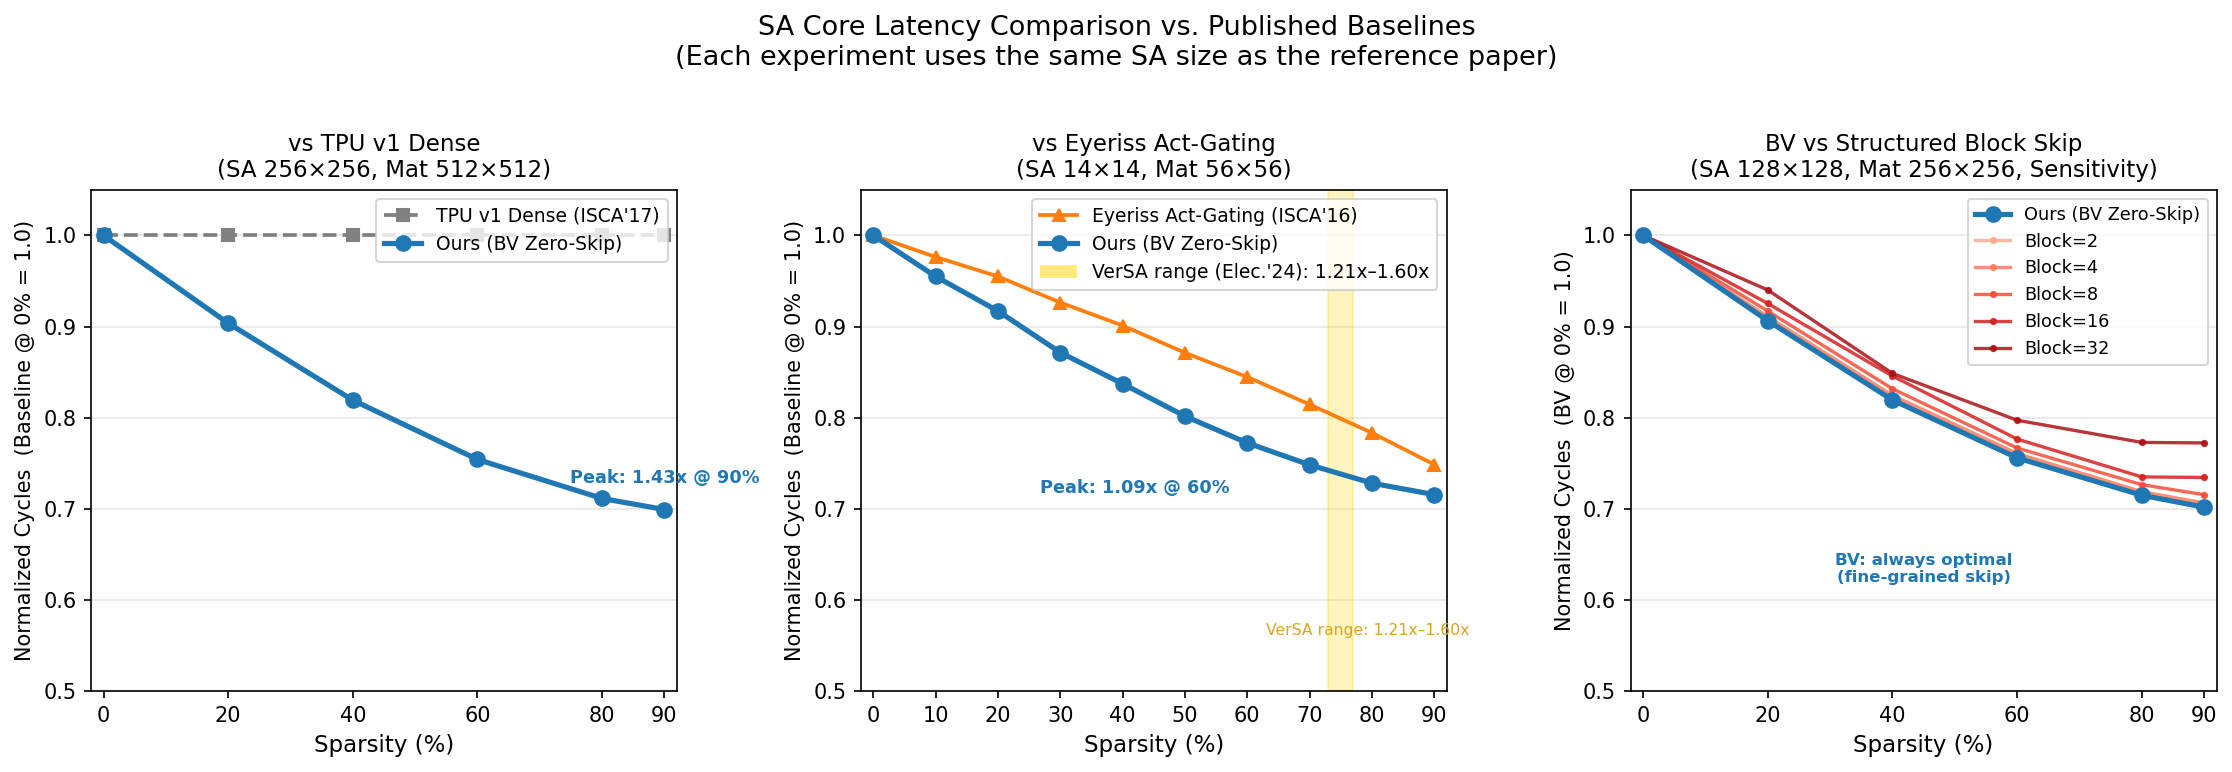

Source code (Python):
"""
Paper Baseline Comparison — Per-Paper SA Core Latency
======================================================
Three independent experiments, each using the SA size of the reference paper.
Our design is parametric and runs at any SA size.

  Exp 1: vs TPU v1 Dense       (ISCA 2017) — SA 256×256, Mat 512×512
  Exp 2: vs Eyeriss Act-Gating (ISCA 2016) — SA 14×14,  Mat 56×56
  Exp 3: BV vs Structured Block Skip — Sensitivity Analysis
         SA 128×128, Mat 256×256, block_size ∈ [1,2,4,8,16,32]

SCOPE: SA compute cycles only. FSM/BRAM overhead identical across baselines.
Full-chip memory hierarchy, DRAM, and control overhead are NOT modelled.

Eyeriss note: Original PE array is 14×12 (non-square). Modelled as 14×14
(conservative — slightly disadvantages our design, making the speedup claim stronger).

Exp 3 note: BV AND is fine-grained (bit-level) skip; structured block skip rounds
k up to the nearest block_size multiple. block_size=1 is equivalent to BV (validation).
block_size sweep shows increasing overhead as granularity coarsens.

Usage:
    python analysis/paper_baseline_comparison.py
"""

import math
import os
import sys

import numpy as np
import matplotlib
matplotlib.use('Agg')
import matplotlib.pyplot as plt
import matplotlib.cm as cm
from matplotlib.patches import Patch

_FILE_DIR = os.path.dirname(os.path.abspath(__file__))
_ROOT = os.path.dirname(_FILE_DIR)
sys.path.insert(0, _ROOT)

from core import sparse_RTL_simulator as sim

_AMAX      = (1 << 32) - 1  # matches ACC_WIDTH=32 in the simulator
BLOCK_SIZES = [1, 2, 4, 8, 16, 32]

# VerSA reference constants (Electronics 2024)
VERSA_SPARSITY  = 75
VERSA_NORM_LOW  = 1.0 / 1.60   # ≈ 0.625  (best-case, highest speedup)
VERSA_NORM_HIGH = 1.0 / 1.21   # ≈ 0.826  (worst-case, lowest speedup)


# ═══════════════════════════════════════════════════════════════
# Baseline SA compute functions  (used for monkey-patching)
# ═══════════════════════════════════════════════════════════════

def _sa_compute_eyeriss(tile_a, tile_b, bv_a, bv_b, sa_size, dense_mode=False):
    """
    Eyeriss row-stationary dataflow: activation (A) sparsity only.
    k = popcount(bv_a[i]) for every column j — bv_b is ignored.
    Weight (B) is treated as always non-zero (pre-loaded, no column gating).
    Guaranteed: eyeriss_cycles >= our_bv_cycles, since popcount(bv_a[i])
    >= popcount(bv_a[i] & bv_b_col[j]) for any j.
    """
    result = (tile_a.astype(np.int64) @ tile_b.astype(np.int64)) & _AMAX
    worst = 0
    effective_macs = 0
    for i in range(sa_size):
        k = bin(bv_a[i]).count("1")
        for j in range(sa_size):
            effective_macs += k
            finish = i + j + k
            if finish > worst:
                worst = finish
    return result.astype(np.int32), worst + 4, effective_macs


def _make_sa_compute_sparse_tpu(block_size):
    """Return a Sparse-TPU sa_compute closure for the given block_size."""
    def _fn(tile_a, tile_b, bv_a, bv_b, sa_size, dense_mode=False):
        """
        Structured block skip: k = ceil(popcount(AND) / block_size) * block_size.
        Minimum k = block_size (always execute at least one block).
        Guaranteed: sparse_tpu_cycles >= our_bv_cycles since block rounding
        never reduces k below the raw popcount.
        """
        result = (tile_a.astype(np.int64) @ tile_b.astype(np.int64)) & _AMAX
        bv_b_col = [0] * sa_size
        for r in range(sa_size):
            for c in range(sa_size):
                if bv_b[r] & (1 << c):
                    bv_b_col[c] |= (1 << r)
        worst = 0
        effective_macs = 0
        for i in range(sa_size):
            for j in range(sa_size):
                k_raw = bin(bv_a[i] & bv_b_col[j]).count("1")
                if k_raw == 0:
                    k = 0  # both vectors have no common non-zeros → skip
                else:
                    k = math.ceil(k_raw / block_size) * block_size
                effective_macs += k
                finish = i + j + k
                if finish > worst:
                    worst = finish
        return result.astype(np.int32), worst + 4, effective_macs
    return _fn


# ═══════════════════════════════════════════════════════════════
# Per-seed cycle runners  (monkey-patch with guaranteed restore)
# ═══════════════════════════════════════════════════════════════

def _run_tpu_v1(mat_a, mat_b, sa_size):
    """TPU v1 Dense: dense_mode=True disables all BV zero-skip."""
    m, k = mat_a.shape
    n = mat_b.shape[1]
    r = sim.run_simulation(
        m_size=m, k_size=k, n_size=n, sa_size=sa_size,
        dense_mode=True, verbose=False, val_a=mat_a, val_b=mat_b,
    )
    return r['total_cycles']


def _run_eyeriss(mat_a, mat_b, sa_size):
    """Eyeriss: patch sa_compute for activation-only gating."""
    m, k = mat_a.shape
    n = mat_b.shape[1]
    orig_sa = sim.sa_compute
    sim.sa_compute = _sa_compute_eyeriss
    try:
        r = sim.run_simulation(
            m_size=m, k_size=k, n_size=n, sa_size=sa_size,
            verbose=False, val_a=mat_a, val_b=mat_b,
        )
    finally:
        sim.sa_compute = orig_sa
    return r['total_cycles']


def _run_sparse_tpu(mat_a, mat_b, sa_size, sa_compute_fn):
    """Sparse-TPU: patch sa_compute for block-rounded skip."""
    m, k = mat_a.shape
    n = mat_b.shape[1]
    orig_sa = sim.sa_compute
    sim.sa_compute = sa_compute_fn
    try:
        r = sim.run_simulation(
            m_size=m, k_size=k, n_size=n, sa_size=sa_size,
            verbose=False, val_a=mat_a, val_b=mat_b,
        )
    finally:
        sim.sa_compute = orig_sa
    return r['total_cycles']


def _run_our_bv(mat_a, mat_b, sa_size):
    """Our BV zero-skip: unmodified run_simulation with dense_mode=False."""
    m, k = mat_a.shape
    n = mat_b.shape[1]
    r = sim.run_simulation(
        m_size=m, k_size=k, n_size=n, sa_size=sa_size,
        dense_mode=False, verbose=False, val_a=mat_a, val_b=mat_b,
    )
    return r['total_cycles']


# ═══════════════════════════════════════════════════════════════
# Experiment 1: vs TPU v1 Dense  (SA 256×256, Mat 512×512)
# ═══════════════════════════════════════════════════════════════

def sweep_vs_tpu_v1(sparsity_list, n_seeds):
    """
    SA_SIZE=256, MAT=512×512.
    Baseline: dense_mode=True (k=sa_size always, no zero-skip).
    Ours    : BV AND zero-skip (dense_mode=False).

    Returns dict[sparsity] = {'tpu_v1': float, 'our_bv': float}
    """
    SA_SIZE  = 256
    MAT_SIZE = 512
    results  = {}

    print(f"\nExperiment 1: vs TPU v1 Dense — SA {SA_SIZE}×{SA_SIZE}, Mat {MAT_SIZE}×{MAT_SIZE}")
    for sp in sparsity_list:
        zero_ratio = sp / 100.0
        tpu_cyc, bv_cyc = [], []
        print(f"  Sparsity {sp:>2}%  ({n_seeds} seeds)...", flush=True)
        for seed in range(n_seeds):
            rng   = np.random.default_rng(seed)
            mat_a = sim.make_matrix(MAT_SIZE, MAT_SIZE, zero_ratio, rng)
            mat_b = sim.make_matrix(MAT_SIZE, MAT_SIZE, zero_ratio, rng)
            tpu_cyc.append(_run_tpu_v1(mat_a, mat_b, SA_SIZE))
            bv_cyc.append(_run_our_bv(mat_a, mat_b, SA_SIZE))

        results[sp] = {
            'tpu_v1': float(np.mean(tpu_cyc)),
            'our_bv': float(np.mean(bv_cyc)),
        }
        r = results[sp]
        if r['tpu_v1'] < r['our_bv'] - 0.5:
            print(f"  [WARN] ordering violation at {sp}%: our_bv ({r['our_bv']:.0f}) > tpu_v1 ({r['tpu_v1']:.0f})")

    return results


# ═══════════════════════════════════════════════════════════════
# Experiment 2: vs Eyeriss Act-Gating  (SA 14×14, Mat 56×56)
# ═══════════════════════════════════════════════════════════════

def sweep_vs_eyeriss(sparsity_list, n_seeds):
    """
    SA_SIZE=14, MAT=56×56.
    Baseline: Eyeriss activation-only gating (bv_a used, bv_b ignored).
    Ours    : BV AND zero-skip.

    Ordering guarantee: eyeriss_cycles >= our_bv_cycles always holds
    since popcount(bv_a) >= popcount(bv_a & bv_b_col) for any column.

    Returns dict[sparsity] = {'eyeriss': float, 'our_bv': float}
    """
    SA_SIZE  = 14
    MAT_SIZE = 56
    results  = {}

    print(f"\nExperiment 2: vs Eyeriss Act-Gating — SA {SA_SIZE}×{SA_SIZE}, Mat {MAT_SIZE}×{MAT_SIZE}")
    for sp in sparsity_list:
        zero_ratio = sp / 100.0
        eye_cyc, bv_cyc = [], []
        print(f"  Sparsity {sp:>2}%  ({n_seeds} seeds)...", flush=True)
        for seed in range(n_seeds):
            rng   = np.random.default_rng(seed)
            mat_a = sim.make_matrix(MAT_SIZE, MAT_SIZE, zero_ratio, rng)
            mat_b = sim.make_matrix(MAT_SIZE, MAT_SIZE, zero_ratio, rng)
            eye_cyc.append(_run_eyeriss(mat_a, mat_b, SA_SIZE))
            bv_cyc.append(_run_our_bv(mat_a, mat_b, SA_SIZE))

        results[sp] = {
            'eyeriss': float(np.mean(eye_cyc)),
            'our_bv':  float(np.mean(bv_cyc)),
        }
        r = results[sp]
        if r['eyeriss'] < r['our_bv'] - 0.5:
            print(f"  [WARN] ordering violation at {sp}%: our_bv ({r['our_bv']:.0f}) > eyeriss ({r['eyeriss']:.0f})")

    return results


# ═══════════════════════════════════════════════════════════════
# Experiment 3: BV vs Structured Block Skip — Sensitivity
#               (SA 128×128, Mat 256×256)
# ═══════════════════════════════════════════════════════════════

def sweep_block_sensitivity(sparsity_list, n_seeds,
                             block_sizes=None, sa_size=128, mat_size=256):
    """
    BV vs Structured Block Skip — Sensitivity Analysis.
    SA_SIZE=128, MAT=256×256.

    For each (sparsity, block_size) pair, measures structured block skip cycles.
    BV cycles measured once per sparsity (block_size-independent baseline).

    block_size=1 → ceil(k/1)*1 = k → identical to BV (validation: should match).
    block_size>1 → rounding overhead increases with block_size.

    Returns dict[sparsity] = {
        'our_bv':    float,
        'block_{b}': float  for b in block_sizes
    }
    """
    if block_sizes is None:
        block_sizes = BLOCK_SIZES

    results = {}

    print(f"\nExperiment 3: BV vs Block Skip Sensitivity — SA {sa_size}×{sa_size}, Mat {mat_size}×{mat_size}")
    print(f"  Block sizes: {block_sizes}")

    # Pre-build sa_compute closures once per block_size
    sa_fns = {b: _make_sa_compute_sparse_tpu(b) for b in block_sizes}

    for sp in sparsity_list:
        zero_ratio = sp / 100.0
        print(f"  Sparsity {sp:>2}%  ({n_seeds} seeds)...", flush=True)

        bv_list    = []
        block_lists = {b: [] for b in block_sizes}

        for seed in range(n_seeds):
            rng   = np.random.default_rng(seed)
            mat_a = sim.make_matrix(mat_size, mat_size, zero_ratio, rng)
            mat_b = sim.make_matrix(mat_size, mat_size, zero_ratio, rng)

            bv_list.append(_run_our_bv(mat_a, mat_b, sa_size))
            for b in block_sizes:
                block_lists[b].append(_run_sparse_tpu(mat_a, mat_b, sa_size, sa_fns[b]))

        row = {'our_bv': float(np.mean(bv_list))}
        for b in block_sizes:
            row[f'block_{b}'] = float(np.mean(block_lists[b]))
        results[sp] = row

        # Validate: block_size=1 must match BV (±1 cycle)
        if 1 in block_sizes and abs(results[sp]['block_1'] - results[sp]['our_bv']) > 1.0:
            print(f"  [WARN] block_1 ({results[sp]['block_1']:.0f}) != our_bv "
                  f"({results[sp]['our_bv']:.0f}) at {sp}% — check implementation")
        # Ordering: all block_X >= our_bv
        for b in block_sizes:
            if results[sp][f'block_{b}'] < results[sp]['our_bv'] - 0.5:
                print(f"  [WARN] block_{b} ({results[sp][f'block_{b}']:.0f}) < "
                      f"our_bv ({results[sp]['our_bv']:.0f}) at {sp}%")

    return results


# ═══════════════════════════════════════════════════════════════
# Table printers
# ═══════════════════════════════════════════════════════════════

def print_table_tpu_v1(results, sparsity_list, n_seeds=3):
    sep = "---------+--------------+---------+---------------------"
    print()
    print("=" * 57)
    print("  Experiment 1: vs TPU v1 Dense (ISCA 2017)")
    print(f"  SA size: 256×256 | Matrix: 512×512 | Seeds: {n_seeds}")
    print("  Baseline: Dense MAC (no zero-skip)")
    print("=" * 57)
    print(f"{'Sparsity':>8} | {'TPU v1 Dense':>12} | {'Our BV':>7} | {'Speedup (Ours/Dense)':>20}")
    print(sep)

    speedups = {}
    for sp in sparsity_list:
        r  = results[sp]
        su = r['tpu_v1'] / r['our_bv'] if r['our_bv'] > 0 else 1.0
        speedups[sp] = su
        print(f"{sp:>7}% | {round(r['tpu_v1']):>12,} | {round(r['our_bv']):>7,} | {su:>20.2f}x")

    print(sep)
    pk = max(speedups, key=speedups.get)
    print(f"  Peak speedup: {speedups[pk]:.2f}x @ {pk}% sparsity")
    print()


def print_table_eyeriss(results, sparsity_list, n_seeds=5):
    sep = "---------+-------------+---------+---------"
    print()
    print("=" * 57)
    print("  Experiment 2: vs Eyeriss Act-Gating (ISCA 2016)")
    print(f"  SA size: 14×14 | Matrix: 56×56 | Seeds: {n_seeds}")
    print("  Note: Eyeriss uses 14×12 PE array; modelled as 14×14 (conservative)")
    print("  Baseline: Activation-only gating (A sparse, B treated as dense)")
    print("=" * 57)
    print(f"{'Sparsity':>8} | {'Eyeriss':>11} | {'Our BV':>7} | {'Speedup':>7}")
    print(sep)

    speedups = {}
    for sp in sparsity_list:
        r  = results[sp]
        su = r['eyeriss'] / r['our_bv'] if r['our_bv'] > 0 else 1.0
        speedups[sp] = su
        print(f"{sp:>7}% | {round(r['eyeriss']):>11,} | {round(r['our_bv']):>7,} | {su:>7.2f}x")

    print(sep)
    pk = max(speedups, key=speedups.get)
    print(f"  Peak speedup: {speedups[pk]:.2f}x @ {pk}% sparsity")
    if VERSA_SPARSITY in results:
        su75 = results[VERSA_SPARSITY]['eyeriss'] / results[VERSA_SPARSITY]['our_bv']
        print(f"  Our BV at {VERSA_SPARSITY}%: {su75:.2f}x  (VerSA reported: 1.21x–1.60x)")
    print()


def print_table_block_sensitivity(results, sparsity_list,
                                   block_sizes=None, n_seeds=3):
    """
    Print block sensitivity table.
    Rows: sparsity levels. Columns: BV | block_1 | block_2 | ...
    Values: normalized cycles (BV @ 0% = 1.0).
    Overhead summary at peak sparsity shows how much slower each block_size is vs BV.
    """
    if block_sizes is None:
        block_sizes = BLOCK_SIZES

    col_w = 9
    header_parts  = [f"{'Sparsity':>8}"]
    header_parts += [f"{'Our BV':>{col_w}}"]
    for b in block_sizes:
        header_parts += [f"{'blk='+str(b):>{col_w}}"]
    header = " | ".join(header_parts)
    sep    = "-" * len(header)

    print()
    print("=" * len(header))
    print("  Experiment 3: BV vs Structured Block Skip — Sensitivity")
    print(f"  SA size: 128×128 | Matrix: 256×256 | Seeds: {n_seeds}")
    print(f"  Block sizes: {block_sizes}")
    print("  Values: normalized cycles (BV @ 0% = 1.0)")
    print("  Overhead = block_X_cycles / BV_cycles  (>1.0 means block skip is slower)")
    print("=" * len(header))
    print(header)
    print(sep)

    baseline_0 = results[sparsity_list[0]]['our_bv']

    for sp in sparsity_list:
        r      = results[sp]
        bv_n   = r['our_bv'] / baseline_0
        parts  = [f"{sp:>7}%"]
        parts += [f"{bv_n:>{col_w}.4f}"]
        for b in block_sizes:
            parts += [f"{r[f'block_{b}'] / baseline_0:>{col_w}.4f}"]
        print(" | ".join(parts))

    print(sep)

    sp_peak = sparsity_list[-1]
    r_peak  = results[sp_peak]
    print(f"\n  Overhead vs BV at {sp_peak}% sparsity:")
    for b in block_sizes:
        overhead = r_peak[f'block_{b}'] / r_peak['our_bv']
        label    = "(= BV)" if b == 1 else f"{overhead:.3f}x slower"
        print(f"    block_size={b:>2}: {label}")
    print()


# ═══════════════════════════════════════════════════════════════
# Unified 3-subplot publication figure
# ═══════════════════════════════════════════════════════════════

def plot_all(results_tpu, results_eyeriss, results_block,
             sparsity_tpu, sparsity_eyeriss, sparsity_block,
             save_path, block_sizes=None):
    """
    3-subplot (1×3) figure.
    Subplot 1: BV vs TPU v1 Dense   — normalized cycles
    Subplot 2: BV vs Eyeriss        — normalized cycles + VerSA band
    Subplot 3: BV vs Block Sizes    — sensitivity curves (Reds colormap)
    """
    if block_sizes is None:
        block_sizes = BLOCK_SIZES

    def _normalize(results, sparsity_list, baseline_key):
        b0        = results[sparsity_list[0]][baseline_key]
        base_norm = [results[s][baseline_key] / b0 for s in sparsity_list]
        bv_norm   = [results[s]['our_bv']      / b0 for s in sparsity_list]
        return base_norm, bv_norm

    def _annotate_peak(ax, sparsity_list, bv_norm, results, baseline_key):
        peak_idx  = int(np.argmin(bv_norm))
        peak_x    = sparsity_list[peak_idx]
        peak_y    = bv_norm[peak_idx]
        peak_spup = results[peak_x][baseline_key] / results[peak_x]['our_bv']
        ax.text(peak_x, peak_y + 0.025,
                f"Peak: {peak_spup:.2f}x @ {peak_x}%",
                ha='center', va='bottom', fontsize=8.5,
                color='tab:blue', fontweight='semibold')

    def _style_ax(ax, sparsity_list, all_norms, title, y_hi=1.05):
        ax.set_xlabel('Sparsity (%)', fontsize=11)
        ax.set_ylabel('Normalized Cycles  (Baseline @ 0% = 1.0)', fontsize=10)
        ax.set_title(title, fontsize=11)
        ax.set_xticks(sparsity_list)
        ax.set_xlim(min(sparsity_list) - 2, max(sparsity_list) + 2)
        y_min_data = min(v for norm in all_norms for v in norm)
        y_lo = min(0.5, y_min_data - 0.03)
        ax.set_ylim(y_lo, y_hi)
        ax.legend(loc='upper right', fontsize=9)
        ax.grid(axis='y', alpha=0.3)
        ax.set_axisbelow(True)
        ax.set_facecolor('white')

    fig, axes = plt.subplots(1, 3, figsize=(15, 5))
    fig.patch.set_facecolor('white')

    # ── Subplot 1: vs TPU v1 ─────────────────────────────────
    ax1 = axes[0]
    base_norm1, bv_norm1 = _normalize(results_tpu, sparsity_tpu, 'tpu_v1')
    ax1.plot(sparsity_tpu, base_norm1, 's--', color='gray', linewidth=1.8, markersize=6,
             label="TPU v1 Dense (ISCA'17)")
    ax1.plot(sparsity_tpu, bv_norm1,   'o-',  color='tab:blue', linewidth=2.5, markersize=7,
             label='Ours (BV Zero-Skip)')
    _annotate_peak(ax1, sparsity_tpu, bv_norm1, results_tpu, 'tpu_v1')
    _style_ax(ax1, sparsity_tpu, [base_norm1, bv_norm1],
              'vs TPU v1 Dense\n(SA 256×256, Mat 512×512)')

    # ── Subplot 2: vs Eyeriss ─────────────────────────────────
    ax2 = axes[1]
    base_norm2, bv_norm2 = _normalize(results_eyeriss, sparsity_eyeriss, 'eyeriss')
    ax2.plot(sparsity_eyeriss, base_norm2, '^-', color='tab:orange', linewidth=1.8, markersize=6,
             label="Eyeriss Act-Gating (ISCA'16)")
    ax2.plot(sparsity_eyeriss, bv_norm2,   'o-', color='tab:blue',   linewidth=2.5, markersize=7,
             label='Ours (BV Zero-Skip)')
    ax2.axvspan(73, 77, alpha=0.25, color='gold')
    # VerSA text below the x-band to avoid overlapping with BV line
    ax2.text(63, VERSA_NORM_LOW - 0.05,
             "VerSA range: 1.21x–1.60x", fontsize=7.5, color='goldenrod',
             va='top', ha='left')
    # Peak annotation — manual position to avoid VerSA band overlap
    peak_sp2   = max(sparsity_eyeriss,
                     key=lambda s: results_eyeriss[s]['eyeriss'] / results_eyeriss[s]['our_bv'])
    peak_spup2 = results_eyeriss[peak_sp2]['eyeriss'] / results_eyeriss[peak_sp2]['our_bv']
    b0_ey      = results_eyeriss[sparsity_eyeriss[0]]['eyeriss']
    peak_bv_norm2 = results_eyeriss[peak_sp2]['our_bv'] / b0_ey
    ax2.text(peak_sp2 - 18, peak_bv_norm2 - 0.04,
             f"Peak: {peak_spup2:.2f}x @ {peak_sp2}%",
             ha='center', va='top', fontsize=8.5,
             color='tab:blue', fontweight='semibold')
    _style_ax(ax2, sparsity_eyeriss, [base_norm2, bv_norm2],
              'vs Eyeriss Act-Gating\n(SA 14×14, Mat 56×56)')
    # Restore VerSA legend entry (axhspan removed, so add manually)
    versa_patch = Patch(facecolor='gold', alpha=0.5,
                        label="VerSA range (Elec.'24): 1.21x–1.60x")
    h2, l2 = ax2.get_legend_handles_labels()
    ax2.legend(h2 + [versa_patch], l2 + ["VerSA range (Elec.'24): 1.21x–1.60x"],
               loc='upper right', fontsize=9)

    # ── Subplot 3: Block Sensitivity ──────────────────────────
    ax3 = axes[2]
    baseline_0 = results_block[sparsity_block[0]]['our_bv']

    bv_norm3 = [results_block[s]['our_bv'] / baseline_0 for s in sparsity_block]

    # block=1 excluded from plot (identical to BV, only clutters legend)
    plot_block_sizes = [b for b in block_sizes if b != 1]
    colors   = cm.Reds(np.linspace(0.3, 0.85, len(plot_block_sizes)))
    all_vals = list(bv_norm3)
    for idx, b in enumerate(plot_block_sizes):
        norm_vals = [results_block[s][f'block_{b}'] / baseline_0 for s in sparsity_block]
        all_vals += norm_vals
        ax3.plot(sparsity_block, norm_vals,
                 linestyle='-', linewidth=1.6, marker='.', markersize=5,
                 color=colors[idx], label=f'Block={b}', alpha=0.85)

    # BV drawn last so it sits on top (zorder=5); placed first in legend manually
    ax3.plot(sparsity_block, bv_norm3, 'o-', color='tab:blue',
             linewidth=2.5, markersize=7, zorder=5, label='Ours (BV Zero-Skip)')

    ax3.set_xlabel('Sparsity (%)', fontsize=11)
    ax3.set_ylabel('Normalized Cycles  (BV @ 0% = 1.0)', fontsize=10)
    ax3.set_title('BV vs Structured Block Skip\n(SA 128×128, Mat 256×256, Sensitivity)',
                  fontsize=11)
    ax3.set_xticks(sparsity_block)
    ax3.set_xlim(min(sparsity_block) - 2, max(sparsity_block) + 2)
    y_lo3 = min(0.5, min(all_vals) - 0.03)
    y_hi3 = max(1.05, max(all_vals) + 0.05)
    ax3.set_ylim(y_lo3, y_hi3)
    # Reorder legend: BV first, then block lines
    handles, labels = ax3.get_legend_handles_labels()
    ax3.legend([handles[-1]] + handles[:-1], [labels[-1]] + labels[:-1],
               loc='upper right', fontsize=8.5, ncol=1)
    ax3.grid(axis='y', alpha=0.3)
    ax3.set_axisbelow(True)
    ax3.set_facecolor('white')

    # Annotate BV as always-optimal (fixed x position to avoid block lines)
    ax3.text(45, bv_norm3[-1] - 0.05,
             'BV: always optimal\n(fine-grained skip)',
             ha='center', va='top', fontsize=8,
             color='tab:blue', fontweight='semibold')

    fig.suptitle(
        "SA Core Latency Comparison vs. Published Baselines\n"
        "(Each experiment uses the same SA size as the reference paper)",
        fontsize=13, y=1.02,
    )

    fig.tight_layout()
    plt.savefig(save_path, dpi=150, bbox_inches='tight', facecolor='white')
    plt.close()
    print(f"  Plot saved to: {save_path}")


# ═══════════════════════════════════════════════════════════════
# Entry point
# ═══════════════════════════════════════════════════════════════

def main():
    # Experiment 1: vs TPU v1
    SP_TPU  = [0, 20, 40, 60, 80, 90]
    res_tpu = sweep_vs_tpu_v1(SP_TPU, n_seeds=3)
    print_table_tpu_v1(res_tpu, SP_TPU, n_seeds=3)

    # Experiment 2: vs Eyeriss
    SP_EY  = [0, 10, 20, 30, 40, 50, 60, 70, 80, 90]
    res_ey = sweep_vs_eyeriss(SP_EY, n_seeds=5)
    print_table_eyeriss(res_ey, SP_EY, n_seeds=5)

    # Experiment 3: Block Sensitivity
    SP_BLOCK  = [0, 20, 40, 60, 80, 90]
    res_block = sweep_block_sensitivity(SP_BLOCK, n_seeds=3, block_sizes=BLOCK_SIZES)
    print_table_block_sensitivity(res_block, SP_BLOCK, block_sizes=BLOCK_SIZES, n_seeds=3)

    # Unified 3-subplot figure
    out_png = os.path.join(_FILE_DIR, 'paper_baseline_comparison.png')
    plot_all(res_tpu, res_ey, res_block,
             SP_TPU, SP_EY, SP_BLOCK,
             save_path=out_png, block_sizes=BLOCK_SIZES)

    print('Done.')


if __name__ == '__main__':
    main()
